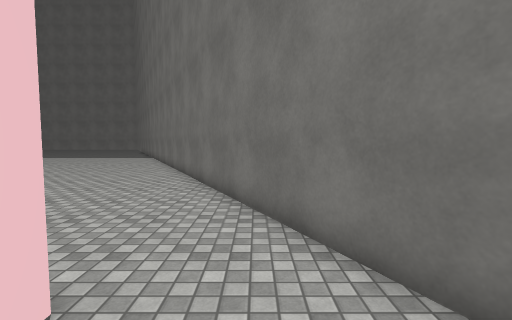
view 1 (above)

18 first-person views from a walk through a Unity game level. The camera is 1.5 m above the floor, tilts 4° down and sees 85° across. The floor is counted in squares, 1 m on a side. Each view is taken from the middle of a square. On the plan, view 1 faces up. The plan holds only what a view shows up to about 14 squares ahead; the rest is blank. The place goes on beyond the plan. Surface patterns are stand-ins for the level's own textures.

view 2
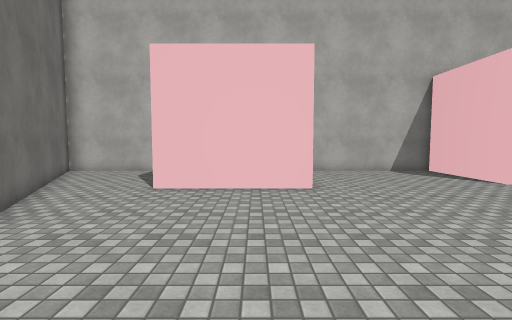

view 3
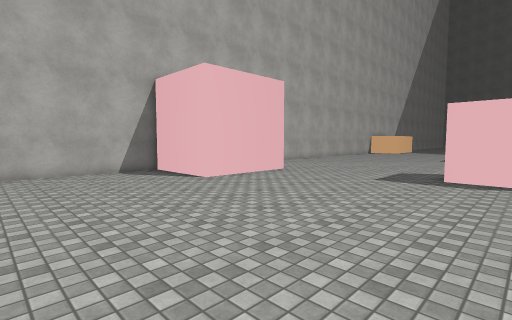

view 4
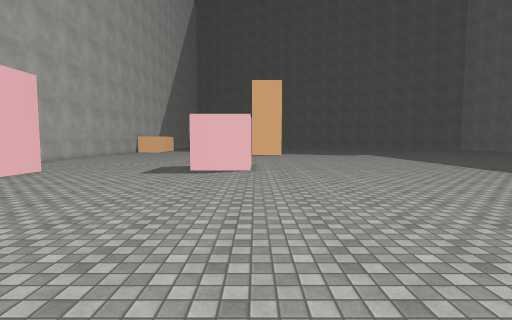

view 5
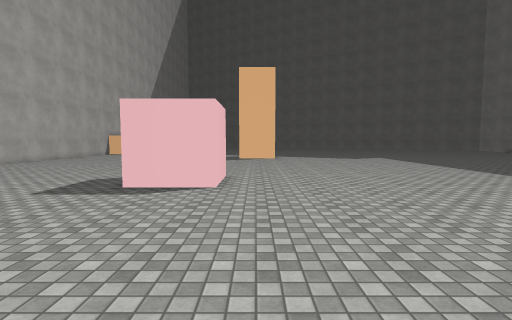

view 6
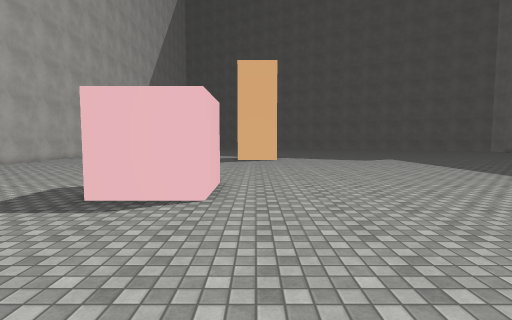

view 7
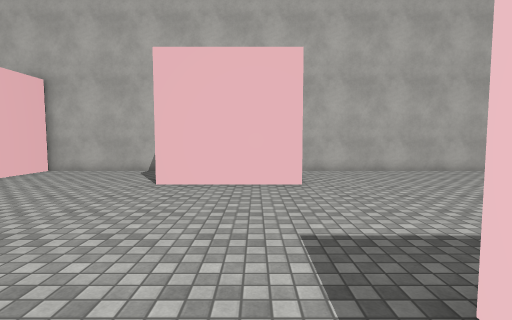

view 8
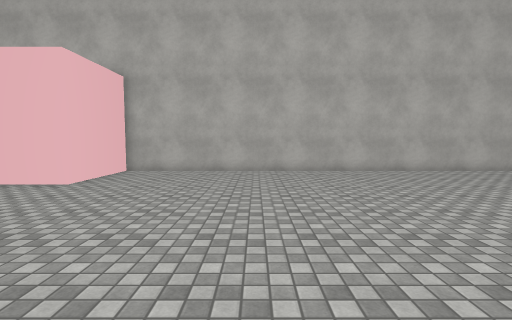

view 9
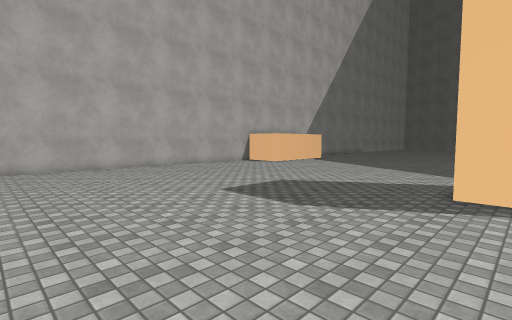

view 10
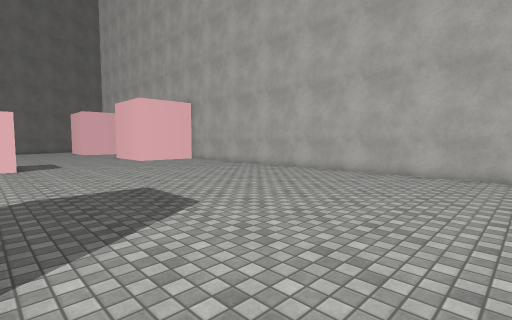

view 11
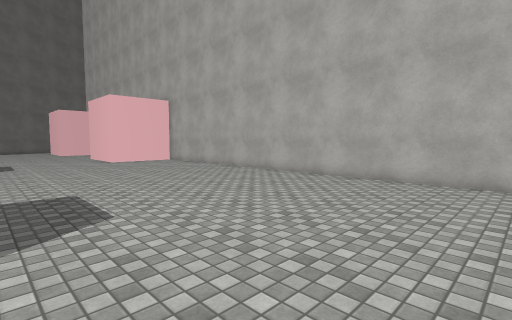

view 12
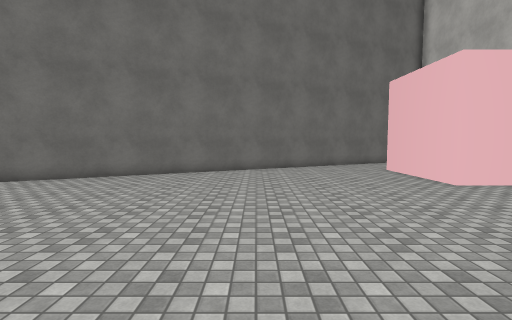

view 13
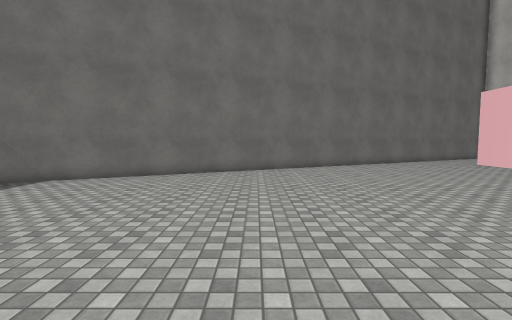

view 14
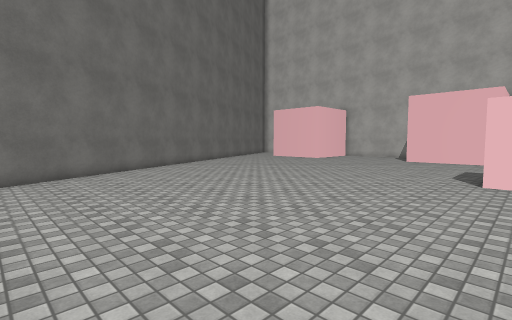

view 15
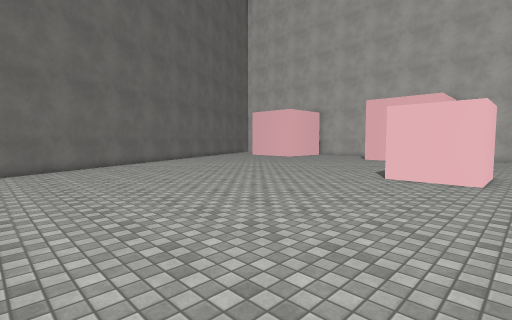

view 16
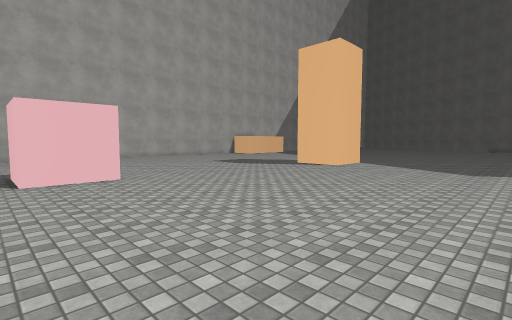

view 17
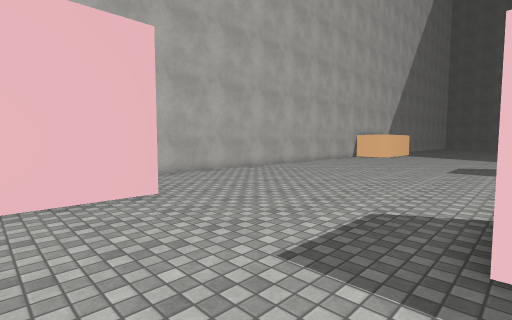

view 18
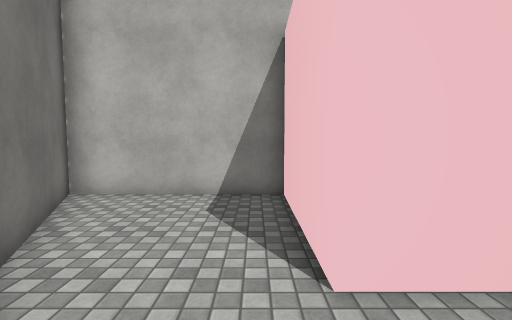

### Floor plan
Points are (right, up) in squares from view 1. A wall is a line through its corners. A room is listed if a view was taken in it or the views show most of it. See-through windows are left out.
Room 1 (view 1)
walls: (-1.8, 2.3) (-1.8, -2.8) (4.2, -2.8) (0.9, 3.9)
ways out: opening at (-0.5, 2.5) to room 2
Room 2 (views 2, 3, 4, 5, 6, 7, 8, 9, 10, 11, 12, 13, 14, 15, 16, 17, 18)
walls: (-21.9, 8.6) (-21.9, 11.7) (-18.9, 11.7) (-18.9, 8.6); (-33.4, 12.8) (-33.4, 11.5); (-38.6, -2.8) (-18.6, -2.8) (-18.6, 1.5) (-13.6, 1.5) (-13.6, -2.8) (-6.8, -2.8) (-6.8, 2.3) (-1.8, 2.3); (0.9, 3.9) (-8.6, 23.6)
ways out: opening at (-0.5, 2.5) to room 1

Positions as (right, up) in squares from view 1, and headings:
1: (0, 0), facing up
2: (-5, 11), facing down
3: (-7, 11), facing down-left
4: (-5, 12), facing left
5: (-10, 13), facing left
6: (-12, 13), facing left
7: (-17, 11), facing down
8: (-25, 11), facing down
9: (-25, 13), facing down-left
10: (-39, 10), facing down-right
11: (-39, 8), facing down-right
12: (-16, 9), facing right
13: (-19, 16), facing right
14: (-20, 23), facing down-right
15: (-23, 23), facing down-right
16: (-18, 23), facing down-left
17: (-15, 9), facing down-left
18: (-1, 5), facing down
